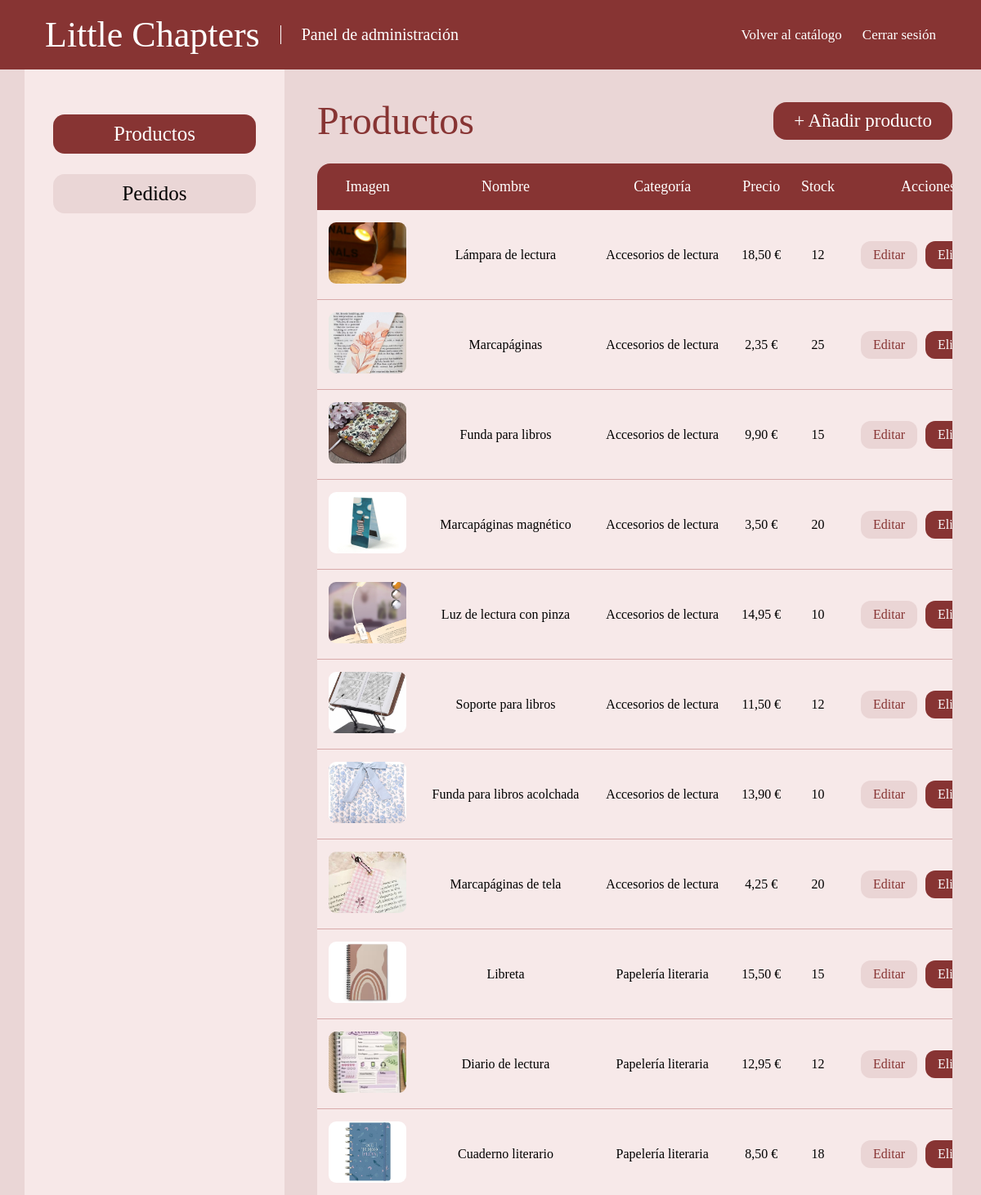
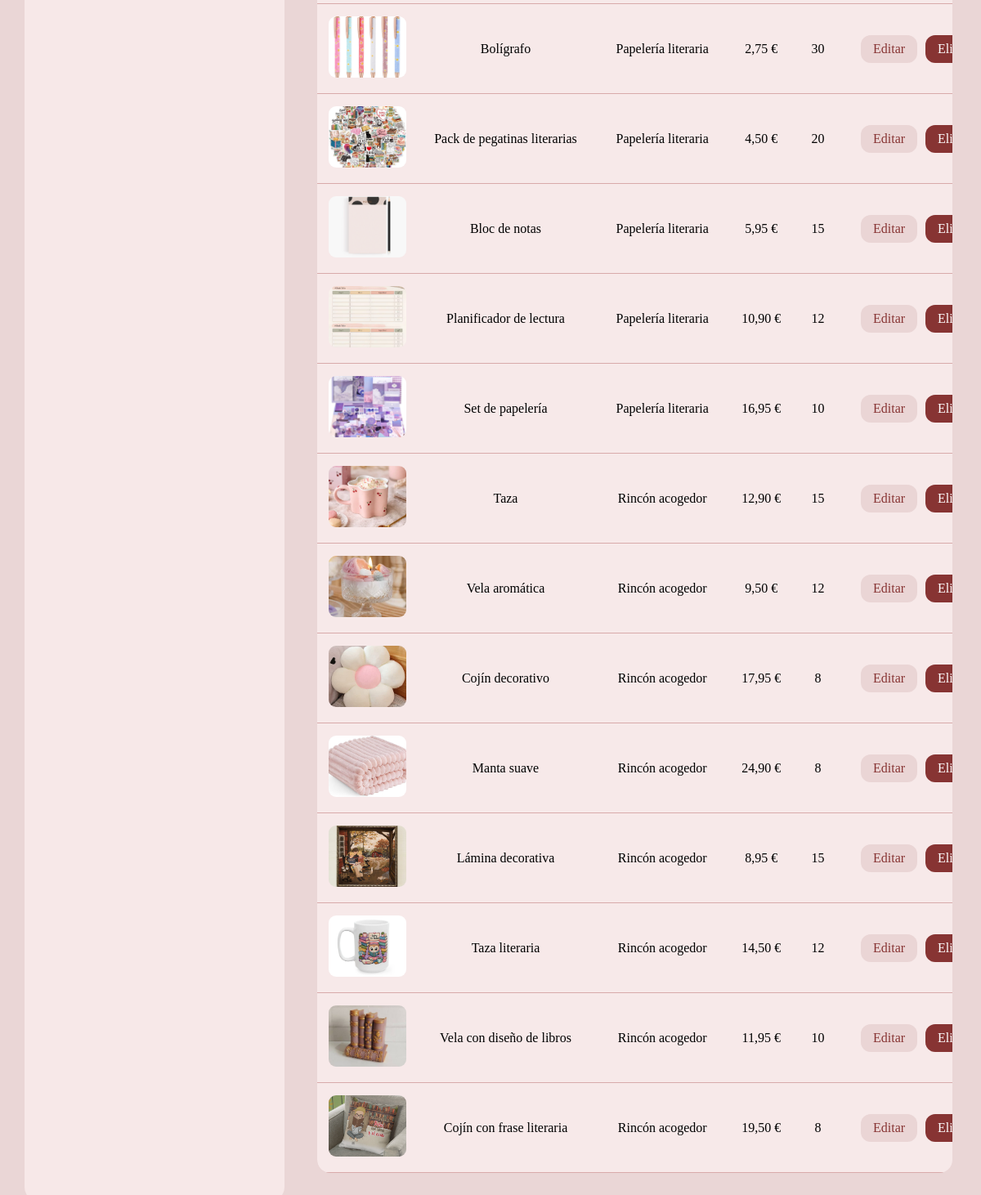
Page /gestionar_productos.php (signed in) on the committed database (2 pictures, top to bottom).
### tables this page shows
CREATE TABLE IF NOT EXISTS `producto` (
  `id_producto` int(11) NOT NULL AUTO_INCREMENT,
  `id_categoria` int(11) NOT NULL,
  `nombre` varchar(100) NOT NULL,
  `descripcion` text DEFAULT NULL,
  `precio` decimal(10,2) NOT NULL,
  `stock` int(11) NOT NULL,
  `imagen` varchar(255) DEFAULT NULL,
  PRIMARY KEY (`id_producto`),
  KEY `id_categoria` (`id_categoria`),
  CONSTRAINT `producto_ibfk_1` FOREIGN KEY (`id_categoria`) REFERENCES `categoria` (`id_categoria`)
);

CREATE TABLE IF NOT EXISTS `categoria` (
  `id_categoria` int(11) NOT NULL AUTO_INCREMENT,
  `nombre` varchar(100) NOT NULL,
  `descripcion` text DEFAULT NULL,
  PRIMARY KEY (`id_categoria`)
);

### gestionar_productos.php (the view, shortened to what this page needs)
<?php
require_once "conexion.php";
$sql = "SELECT producto.id_producto, producto.nombre, producto.imagen, categoria.nombre AS categoria, producto.precio, producto.stock
        FROM producto
        INNER JOIN categoria
        ON producto.id_categoria = categoria.id_categoria";
$consulta = $conexion->query($sql);
$productos = $consulta->fetchAll(PDO::FETCH_ASSOC);
?>
<!DOCTYPE html>
<html lang="es">
<head>
    <link rel="stylesheet" href="estilos.css">
</head>
<body class="pagina-gestion-productos">
    <header class="admin-header">
        <div class="admin-logo">
            <h1>Little Chapters</h1>
            <p>Panel de administración</p>
        </div>
        <div class="enlaces-admin">
            <a href="catalogo.php">Volver al catálogo</a>
            <a href="cerrar_sesion.php">Cerrar sesión</a>
        </div>
    </header>
    <main class="admin-main">
        <aside class="admin-menu">
            <a href="gestionar_productos.php" class="menu-activo">Productos</a>
            <a href="gestionar_pedidos.php">Pedidos</a>
        </aside>
        <section class="admin-content">
            <div class="admin-titulo">
                <h2>Productos</h2>
                <a href="crear_producto.php">+ Añadir producto</a>
            </div>
            <div class="contenedor-tabla-productos">
                <table class="tabla-productos">
                    <tr>
                        <th>Imagen</th>
                        <th>Nombre</th>
                        <th>Categoría</th>
                        <th>Precio</th>
                        <th>Stock</th>
                        <th>Acciones</th>
                    </tr>
                    <?php foreach ($productos as $producto) { ?>
                        <tr>
                            <td>
                                <?php
                                if (!empty($producto["imagen"])) {
                                    echo '<img src="' . htmlspecialchars($producto["imagen"]) . '" alt="Imagen del producto">';
                                } else {
                                    echo "Sin imagen";
                                }
                                ?>
                            </td>
                            <td>
                                <?php echo htmlspecialchars($producto["nombre"]); ?>
                            </td>
                            <td>
                                <?php echo htmlspecialchars($producto["categoria"]); ?>
                            </td>
                            <td>
                                <?php echo number_format($producto["precio"], 2, ",", "."); ?> €
                            </td>
                            <td>
                                <?php echo $producto["stock"]; ?>
                            </td>
                            <td>
                                <a class="boton-editar" href="editar_producto.php?id=<?php echo $producto["id_producto"]; ?>">
                                    Editar
                                </a>
                                <a class="boton-eliminar" href="eliminar_producto.php?id=<?php echo $producto["id_producto"]; ?>">
                                    Eliminar
                                </a>
                            </td>
                        </tr>
                    <?php } ?>
                </table>
            </div>
        </section>
    </main>
</body>
</html>

### estilos.css (style rules this page uses)
body { margin: 6px; background-color: #f5f5f5; font-family: Arial, sans-serif; }
header { background-color: #f7e8e8; border-top: 30px solid #e8d5d5; padding: 15px 42px; display: flex; align-items: center; justify-content: space-between; }
main { background-color: #ead6d6; min-height: 642px; display: flex; justify-content: center; padding: 24px 15px 28px; }
.admin-header { background-color: #873433; color: white; height: 85px; padding: 0 55px; border: none; margin: 0; box-sizing: border-box; display: flex; align-items: center; justify-content: space-between; }
.admin-logo { display: flex; align-items: center; gap: 25px; }
.admin-header h1 { font-family: Georgia, serif; font-size: 44px; font-weight: normal; }
.admin-header p { font-family: Georgia, serif; font-size: 20px; border-left: 1px solid white; padding-left: 25px; }
.admin-header a { color: white; text-decoration: none; font-family: Georgia, serif; font-size: 20px; }
.admin-main { background-color: #ead6d6; min-height: 750px; display: flex; gap: 35px; padding: 0 30px; }
.admin-menu { background-color: #f7e8e8; width: 248px; padding: 55px 35px; display: flex; flex-direction: column; gap: 25px; border-radius: 0 0 18px 18px; }
.admin-menu a { background-color: #ead6d6; color: black; text-decoration: none; text-align: center; font-family: Georgia, serif; font-size: 25px; padding: 10px; border-radius: 14px; }
.admin-menu .menu-activo { background-color: #873433; color: white; }
.admin-content { flex: 1; padding: 35px 5px; }
.admin-titulo { display: flex; justify-content: space-between; align-items: center; margin-bottom: 25px; }
.admin-titulo h2 { color: #873433; font-family: Georgia, serif; font-size: 48px; font-weight: normal; }
.admin-titulo a { background-color: #873433; color: white; text-decoration: none; font-family: Georgia, serif; font-size: 23px; padding: 10px 25px; border-radius: 16px; }
.tabla-productos { width: 100%; background-color: white; border-radius: 16px; border-collapse: collapse; text-align: center; }
.tabla-productos th { background-color: #f7e8e8; color: #873433; font-family: Georgia, serif; font-size: 20px; font-weight: normal; padding: 20px 10px; }
.tabla-productos td { padding: 22px 10px; border-bottom: 1px solid #b34e50; font-family: Georgia, serif; }
.tabla-productos img { width: 112px; height: 70px; object-fit: cover; border-radius: 10px; }
.boton-editar, .boton-eliminar { display: inline-block; color: black; text-decoration: none; padding: 8px 15px; border-radius: 12px; }
.boton-editar { background-color: #f7e8e8; }
.boton-eliminar { background-color: #d8d8d8; }
body { margin: 0; background-color: #ead5d5; font-family: Georgia, serif; }
body.pagina-gestion-productos { margin: 0; background-color: #ead5d5; font-family: Georgia, serif; }
.pagina-gestion-productos .admin-header { height: 85px; min-height: 85px; padding: 0 55px; border: none; margin: 0; box-sizing: border-box; display: flex; align-items: center; justify-content: space-between; }
.pagina-gestion-productos .admin-main { box-sizing: border-box; min-height: 750px; }
.pagina-gestion-productos .admin-menu { flex-shrink: 0; }
.pagina-gestion-productos .admin-content { min-width: 0; }
.pagina-gestion-productos .admin-titulo h2 { margin: 0; }
.pagina-gestion-productos .admin-titulo a { white-space: nowrap; }
.pagina-gestion-productos .contenedor-tabla-productos { width: 100%; overflow-x: auto; border-radius: 16px; }
.pagina-gestion-productos .tabla-productos { width: 100%; min-width: 850px; border-collapse: collapse; background-color: #f7e9e9; }
.pagina-gestion-productos .tabla-productos th { background-color: #873433; color: white; font-family: Georgia, serif; font-size: 18px; font-weight: normal; padding: 18px 10px; }
.pagina-gestion-productos .tabla-productos td { padding: 15px 10px; border-bottom: 1px solid #d8aaaa; font-size: 16px; }
.pagina-gestion-productos .tabla-productos img { width: 95px; height: 75px; object-fit: cover; border-radius: 9px; }
.pagina-gestion-productos .boton-editar { background-color: #ead5d5; color: #873433; margin: 3px; }
.pagina-gestion-productos .boton-eliminar { background-color: #873433; color: white; margin: 3px; }
.enlaces-admin { display: flex; align-items: center; gap: 25px; }
.enlaces-admin a { color: white; text-decoration: none; font-size: 17px; }

### rows in the picture
producto: imagen (picture), nombre "Lámpara de lectura", id_categoria.nombre "Accesorios de lectura", precio "18,50", stock "12"
producto: imagen (picture), nombre "Marcapáginas", id_categoria.nombre "Accesorios de lectura", precio "2,35", stock "25"
producto: imagen (picture), nombre "Funda para libros", id_categoria.nombre "Accesorios de lectura", precio "9,90", stock "15"
producto: imagen (picture), nombre "Marcapáginas magnético", id_categoria.nombre "Accesorios de lectura", precio "3,50", stock "20"
producto: imagen (picture), nombre "Luz de lectura con pinza", id_categoria.nombre "Accesorios de lectura", precio "14,95", stock "10"
producto: imagen (picture), nombre "Soporte para libros", id_categoria.nombre "Accesorios de lectura", precio "11,50", stock "12"
producto: imagen (picture), nombre "Funda para libros acolchada", id_categoria.nombre "Accesorios de lectura", precio "13,90", stock "10"
producto: imagen (picture), nombre "Marcapáginas de tela", id_categoria.nombre "Accesorios de lectura", precio "4,25", stock "20"
producto: imagen (picture), nombre "Libreta", id_categoria.nombre "Papelería literaria", precio "15,50", stock "15"
producto: imagen (picture), nombre "Diario de lectura", id_categoria.nombre "Papelería literaria", precio "12,95", stock "12"
producto: imagen (picture), nombre "Cuaderno literario", id_categoria.nombre "Papelería literaria", precio "8,50", stock "18"
producto: imagen (picture), nombre "Bolígrafo", id_categoria.nombre "Papelería literaria", precio "2,75", stock "30"
producto: imagen (picture), nombre "Pack de pegatinas literarias", id_categoria.nombre "Papelería literaria", precio "4,50", stock "20"
producto: imagen (picture), nombre "Bloc de notas", id_categoria.nombre "Papelería literaria", precio "5,95", stock "15"
producto: imagen (picture), nombre "Planificador de lectura", id_categoria.nombre "Papelería literaria", precio "10,90", stock "12"
producto: imagen (picture), nombre "Set de papelería", id_categoria.nombre "Papelería literaria", precio "16,95", stock "10"
producto: imagen (picture), nombre "Taza", id_categoria.nombre "Rincón acogedor", precio "12,90", stock "15"
producto: imagen (picture), nombre "Vela aromática", id_categoria.nombre "Rincón acogedor", precio "9,50", stock "12"
producto: imagen (picture), nombre "Cojín decorativo", id_categoria.nombre "Rincón acogedor", precio "17,95", stock "8"
producto: imagen (picture), nombre "Manta suave", id_categoria.nombre "Rincón acogedor", precio "24,90", stock "8"
producto: imagen (picture), nombre "Lámina decorativa", id_categoria.nombre "Rincón acogedor", precio "8,95", stock "15"
producto: imagen (picture), nombre "Taza literaria", id_categoria.nombre "Rincón acogedor", precio "14,50", stock "12"
producto: imagen (picture), nombre "Vela con diseño de libros", id_categoria.nombre "Rincón acogedor", precio "11,95", stock "10"
producto: imagen (picture), nombre "Cojín con frase literaria", id_categoria.nombre "Rincón acogedor", precio "19,50", stock "8"
